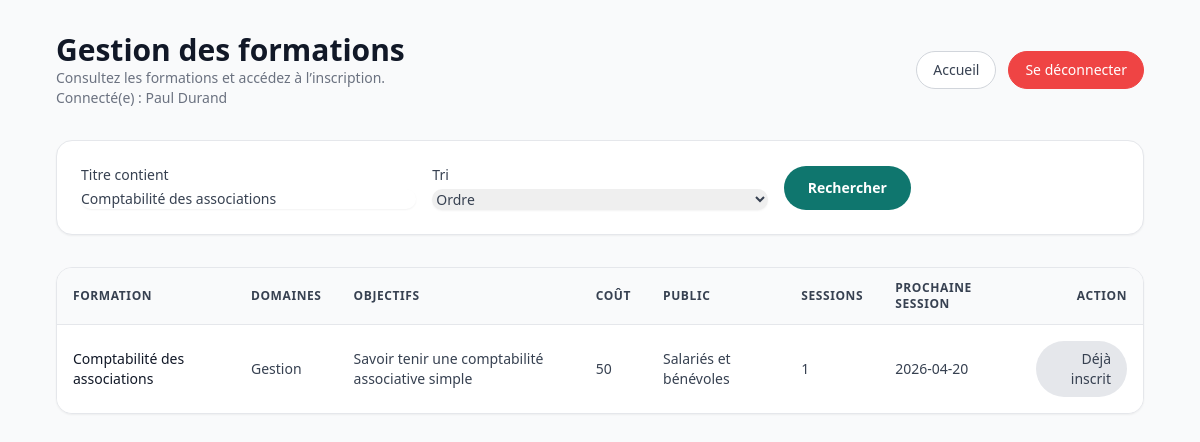
The app's page /formation/index.php?NomForma=Comptabilité des associations (signed in) with its own data.
### tables this page shows
CREATE TABLE formation(
   id INT,
   labell VARCHAR(50) NOT NULL,
   max_participant INT NOT NULL,
   objectifs VARCHAR(300),
   cout INT NOT NULL,
   public VARCHAR(50),
   PRIMARY KEY(id)
);

### include/protection.php (called while the page is built, shortened)
<?php
function current_user(): array
{
    return $_SESSION ?? [];
}
?>

### formation/index.php (the view, shortened to what this page needs)
<?php
require_once __DIR__ . '/../include/protection.php';
require_once __DIR__ . '/../include/bd.php';
$NomForma = trim($_GET['NomForma'] ?? '');
$tri = trim($_GET['tri'] ?? '');
$sql = "SELECT f.id, f.labell, f.objectifs, f.cout, f.`public`, f.max_participant, GROUP_CONCAT(d.labell SEPARATOR ', ') AS domaines,
    COUNT(s.id) AS sessions_count, MIN(CASE WHEN s.date_de_session >= CURDATE() THEN s.date_de_session END) AS prochain_session,
    (SELECT s2.id FROM session s2 WHERE s2.id_formation = f.id AND s2.date_de_session >= CURDATE() ORDER BY s2.date_de_session ASC LIMIT 1) AS prochain_session_id
FROM formation f
LEFT JOIN dom_forma df ON f.id = df.id
LEFT JOIN domaine d ON df.id_domaine = d.id_domaine
LEFT JOIN session s ON f.id = s.id_formation
WHERE 1 = 1";
$params = [];
if ($NomForma !== '') {
    $sql .= " AND f.labell LIKE :labell";
    $params[':labell'] = "%" . $NomForma . "%";
}
$sql .= " GROUP BY f.id, f.labell, f.objectifs, f.cout, f.`public`, f.max_participant";
$allowedSort = [
    'titre_asc' => 'f.labell ASC',
    'titre_desc' => 'f.labell DESC',
];
if (array_key_exists($tri, $allowedSort) && $tri !== '') {
    $sql .= " ORDER BY " . $allowedSort[$tri];
} else {
    $sql .= " ORDER BY f.labell ASC";
}
$stmt = $pdo->prepare($sql);
$stmt->execute($params);
$results = $stmt->fetchAll();
function h($s) { return htmlspecialchars($s ?? '', ENT_QUOTES, 'UTF-8'); }
$current = current_user();
$alreadyRegisteredFormationIds = [];
if (!empty($current['id']) && isset($current['id_role']) && (int)$current['id_role'] === 1) {
    $stmtRegistered = $pdo->prepare('SELECT DISTINCT s.id_formation FROM inscription i JOIN session s ON i.id_session = s.id WHERE i.id_utilisateur = :user AND s.date_de_session >= CURDATE() AND i.etat IN ("enregistré", "validé")');
    $stmtRegistered->execute([':user' => $current['id']]);
    $alreadyRegisteredFormationIds = array_column($stmtRegistered->fetchAll(), 'id_formation');
}
?>
<!DOCTYPE html>
<html lang="fr">
<?php require_once __DIR__ . '/../include/header.php' ?>
<body class="min-h-screen bg-gray-50 text-gray-900">
    <main class="max-w-6xl mx-auto px-4 sm:px-6 lg:px-8 py-8">
        <header class="flex flex-col sm:flex-row sm:items-center sm:justify-between gap-4 mb-8">
            <div>
                <h1 class="text-3xl font-bold text-gray-900">Gestion des formations</h1>
                <p class="text-sm text-gray-500">Consultez les formations et accédez à l’inscription.</p>
                <?php if (!empty($current['prenom']) || !empty($current['nom'])): ?>
                    <p class="text-sm text-gray-500">Connecté(e) : <?= h(trim(($current['prenom'] ?? '') . ' ' . ($current['nom'] ?? ''))) ?></p>
                <?php endif; ?>
            </div>
            <div class="flex flex-wrap items-center gap-3">
                <a href="../" class="inline-flex items-center rounded-full border border-gray-300 bg-white px-4 py-2 text-sm font-medium text-gray-700 hover:bg-gray-50">Accueil</a>
                <a href="../deconnexion.php" class="inline-flex items-center rounded-full border border-red-500 bg-red-500 px-4 py-2 text-sm font-medium text-white hover:bg-red-600">Se déconnecter</a>
            </div>
        </header>
        <section class="mb-8 bg-white border border-gray-200 rounded-2xl shadow-sm p-6">
            <form method="get" action="" class="grid gap-4 sm:grid-cols-3">
                <label class="block text-sm text-gray-700">
                    <span>Titre contient</span>
                    <input type="text" name="NomForma" value="<?= h($NomForma) ?>" class="mt-1 block w-full rounded-xl border-gray-300 shadow-sm focus:border-indigo-500 focus:ring-indigo-500">
                </label>
                <label class="block text-sm text-gray-700">
                    <span>Tri</span>
                    <select name="tri" class="mt-1 block w-full rounded-xl border-gray-300 shadow-sm focus:border-indigo-500 focus:ring-indigo-500">
                        <option value="">Ordre</option>
                    </select>
                </label>
                <div class="flex items-end gap-3">
                    <button type="submit" class="inline-flex items-center justify-center rounded-full bg-m2l-primary px-6 py-3 text-sm font-semibold text-white hover:bg-emerald-600">Rechercher</button>
                </div>
            </form>
        </section>
        <section class="overflow-x-auto bg-white border border-gray-200 rounded-2xl shadow-sm">
            <table class="min-w-full divide-y divide-gray-200">
                <thead class="bg-gray-50">
                    <tr>
                        <th class="px-4 py-3 text-left text-xs font-semibold uppercase tracking-wider text-gray-700">Formation</th>
                        <th class="px-4 py-3 text-left text-xs font-semibold uppercase tracking-wider text-gray-700">Domaines</th>
                        <th class="px-4 py-3 text-left text-xs font-semibold uppercase tracking-wider text-gray-700">Objectifs</th>
                        <th class="px-4 py-3 text-left text-xs font-semibold uppercase tracking-wider text-gray-700">Coût</th>
                        <th class="px-4 py-3 text-left text-xs font-semibold uppercase tracking-wider text-gray-700">Public</th>
                        <th class="px-4 py-3 text-left text-xs font-semibold uppercase tracking-wider text-gray-700">Sessions</th>
                        <th class="px-4 py-3 text-left text-xs font-semibold uppercase tracking-wider text-gray-700">Prochaine session</th>
                        <th class="px-4 py-3 text-right text-xs font-semibold uppercase tracking-wider text-gray-700">Action</th>
                    </tr>
                </thead>
                <tbody class="divide-y divide-gray-100 bg-white">
                    <?php if (empty($results)): ?>
                        <tr>
                            <td colspan="8" class="px-4 py-6 text-center text-gray-500">Aucune formation ne correspond à votre recherche.</td>
                        </tr>
                    <?php else: ?>
                        <?php foreach ($results as $row): ?>
                            <tr class="hover:bg-gray-50">
                                <td class="px-4 py-4 text-sm text-gray-900"><?= h($row['labell']) ?></td>
                                <td class="px-4 py-4 text-sm text-gray-700"><?= h($row['domaines']) ?></td>
                                <td class="px-4 py-4 text-sm text-gray-700"><?= h($row['objectifs']) ?></td>
                                <td class="px-4 py-4 text-sm text-gray-700"><?= h($row['cout']) ?></td>
                                <td class="px-4 py-4 text-sm text-gray-700"><?= h($row['public']) ?></td>
                                <td class="px-4 py-4 text-sm text-gray-700"><?= h($row['sessions_count']) ?></td>
                                <td class="px-4 py-4 text-sm text-gray-700"><?= h($row['prochain_session']) ?></td>
                                <td class="px-4 py-4 text-right text-sm">
                                    <?php
                                        $isRegistered = isset($current['id_role']) && (int)$current['id_role'] === 1 && in_array((int)$row['id'], $alreadyRegisteredFormationIds, true);
                                    ?>
                                    <?php if (!empty($row['prochain_session_id'])): ?>
                                        <?php if ($isRegistered): ?>
                                            <span class="inline-flex items-center rounded-full bg-gray-200 px-4 py-2 text-sm font-medium text-gray-700">Déjà inscrit</span>
                                        <?php elseif (isset($_SESSION['id_role']) && (int) $_SESSION['id_role'] === 2): ?>
                                            <a href="gestionaire/inscrire/?formation_id=<?= (int)$row['id'] ?>&amp;session_id=<?= (int)$row['prochain_session_id'] ?>" class="inline-flex items-center rounded-full bg-m2l-primary px-4 py-2 text-sm font-medium text-white hover:bg-emerald-600">S'inscrire</a>
                                        <?php else: ?>
                                            <a href="inscription/?session_id=<?= (int)$row['prochain_session_id'] ?>" class="inline-flex items-center rounded-full bg-m2l-primary px-4 py-2 text-sm font-medium text-white hover:bg-emerald-600">S'inscrire</a>
                                        <?php endif; ?>
                                    <?php else: ?>
                                        <span class="text-sm text-gray-400">Aucun créneau</span>
                                    <?php endif; ?>
                                </td>
                            </tr>
                        <?php endforeach; ?>
                    <?php endif; ?>
                </tbody>
            </table>
        </section>
    </main>
</body>
</html>

### style.css (style rules this page uses)
.bg-m2l-primary { background-color: #0f766e !important; }
.text-white { color: #fff !important; }

### records on screen
formation: labell "Comptabilité des associations", domaines "Gestion", objectifs "Savoir tenir une comptabilité associative simple", cout "50", public "Salariés et bénévoles", sessions_count "1", prochain_session "2026-04-20", shows "Déjà inscrit"
